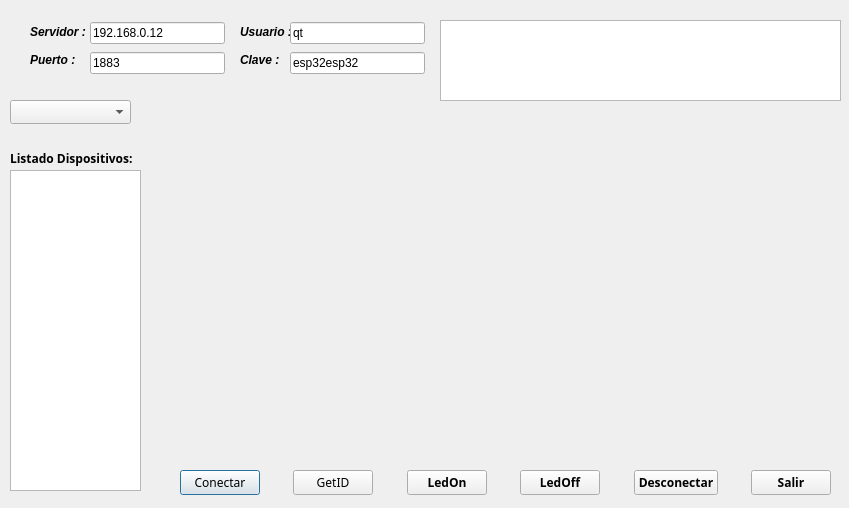
<?xml version="1.0" encoding="UTF-8"?>
<ui version="4.0">
 <class>Dialog</class>
 <widget class="QDialog" name="Dialog">
  <property name="windowModality">
   <enum>Qt::NonModal</enum>
  </property>
  <property name="enabled">
   <bool>true</bool>
  </property>
  <property name="geometry">
   <rect>
    <x>0</x>
    <y>0</y>
    <width>849</width>
    <height>508</height>
   </rect>
  </property>
  <property name="windowTitle">
   <string>Dialog</string>
  </property>
  <property name="sizeGripEnabled">
   <bool>false</bool>
  </property>
  <property name="modal">
   <bool>false</bool>
  </property>
  <widget class="QListWidget" name="list">
   <property name="geometry">
    <rect>
     <x>440</x>
     <y>20</y>
     <width>401</width>
     <height>81</height>
    </rect>
   </property>
  </widget>
  <widget class="QWidget" name="layoutWidget">
   <property name="geometry">
    <rect>
     <x>240</x>
     <y>20</y>
     <width>59</width>
     <height>51</height>
    </rect>
   </property>
   <layout class="QVBoxLayout" name="verticalLayout">
    <item>
     <widget class="QLabel" name="label_3">
      <property name="font">
       <font>
        <weight>75</weight>
        <italic>true</italic>
        <bold>true</bold>
        <kerning>false</kerning>
       </font>
      </property>
      <property name="text">
       <string>Usuario :</string>
      </property>
     </widget>
    </item>
    <item>
     <widget class="QLabel" name="label_4">
      <property name="font">
       <font>
        <weight>75</weight>
        <italic>true</italic>
        <bold>true</bold>
        <kerning>false</kerning>
       </font>
      </property>
      <property name="text">
       <string>Clave : </string>
      </property>
     </widget>
    </item>
   </layout>
  </widget>
  <widget class="QWidget" name="layoutWidget">
   <property name="geometry">
    <rect>
     <x>290</x>
     <y>20</y>
     <width>135</width>
     <height>57</height>
    </rect>
   </property>
   <layout class="QVBoxLayout" name="verticalLayout_2">
    <item>
     <widget class="QLineEdit" name="le_usuario">
      <property name="text">
       <string>qt</string>
      </property>
      <property name="readOnly">
       <bool>false</bool>
      </property>
     </widget>
    </item>
    <item>
     <widget class="QLineEdit" name="le_clave">
      <property name="text">
       <string>esp32esp32</string>
      </property>
      <property name="readOnly">
       <bool>false</bool>
      </property>
     </widget>
    </item>
   </layout>
  </widget>
  <widget class="QWidget" name="layoutWidget">
   <property name="geometry">
    <rect>
     <x>30</x>
     <y>20</y>
     <width>66</width>
     <height>51</height>
    </rect>
   </property>
   <layout class="QVBoxLayout" name="verticalLayout_3">
    <item>
     <widget class="QLabel" name="label">
      <property name="font">
       <font>
        <weight>75</weight>
        <italic>true</italic>
        <bold>true</bold>
        <kerning>false</kerning>
       </font>
      </property>
      <property name="text">
       <string>Servidor :</string>
      </property>
     </widget>
    </item>
    <item>
     <widget class="QLabel" name="label_2">
      <property name="font">
       <font>
        <weight>75</weight>
        <italic>true</italic>
        <bold>true</bold>
        <kerning>false</kerning>
       </font>
      </property>
      <property name="text">
       <string>Puerto :</string>
      </property>
     </widget>
    </item>
   </layout>
  </widget>
  <widget class="QWidget" name="layoutWidget">
   <property name="geometry">
    <rect>
     <x>90</x>
     <y>20</y>
     <width>135</width>
     <height>57</height>
    </rect>
   </property>
   <layout class="QVBoxLayout" name="verticalLayout_4">
    <item>
     <widget class="QLineEdit" name="le_servidor">
      <property name="autoFillBackground">
       <bool>false</bool>
      </property>
      <property name="text">
       <string>192.168.0.12</string>
      </property>
      <property name="dragEnabled">
       <bool>false</bool>
      </property>
      <property name="readOnly">
       <bool>false</bool>
      </property>
     </widget>
    </item>
    <item>
     <widget class="QLineEdit" name="le_puerto">
      <property name="text">
       <string>1883</string>
      </property>
      <property name="readOnly">
       <bool>false</bool>
      </property>
     </widget>
    </item>
   </layout>
  </widget>
  <widget class="QLabel" name="label_5">
   <property name="geometry">
    <rect>
     <x>10</x>
     <y>150</y>
     <width>151</width>
     <height>16</height>
    </rect>
   </property>
   <property name="font">
    <font>
     <family>Arial Black</family>
     <weight>75</weight>
     <italic>false</italic>
     <bold>true</bold>
     <kerning>false</kerning>
    </font>
   </property>
   <property name="text">
    <string>Listado Dispositivos:</string>
   </property>
  </widget>
  <widget class="QListWidget" name="ListDispo">
   <property name="geometry">
    <rect>
     <x>10</x>
     <y>170</y>
     <width>131</width>
     <height>321</height>
    </rect>
   </property>
  </widget>
  <widget class="QCustomPlot" name="grafico" native="true">
   <property name="geometry">
    <rect>
     <x>180</x>
     <y>120</y>
     <width>641</width>
     <height>341</height>
    </rect>
   </property>
   <property name="inputMethodHints">
    <set>Qt::ImhNone</set>
   </property>
  </widget>
  <widget class="QComboBox" name="boxdispositivos">
   <property name="geometry">
    <rect>
     <x>10</x>
     <y>100</y>
     <width>121</width>
     <height>24</height>
    </rect>
   </property>
  </widget>
  <widget class="QWidget" name="layoutWidget_2">
   <property name="geometry">
    <rect>
     <x>180</x>
     <y>470</y>
     <width>651</width>
     <height>25</height>
    </rect>
   </property>
   <layout class="QHBoxLayout" name="horizontalLayout">
    <item>
     <widget class="QPushButton" name="btn_connect">
      <property name="font">
       <font>
        <family>Arial Black</family>
        <weight>50</weight>
        <italic>false</italic>
        <bold>false</bold>
        <kerning>false</kerning>
       </font>
      </property>
      <property name="text">
       <string>Conectar</string>
      </property>
     </widget>
    </item>
    <item>
     <spacer name="horizontalSpacer">
      <property name="orientation">
       <enum>Qt::Horizontal</enum>
      </property>
      <property name="sizeHint" stdset="0">
       <size>
        <width>40</width>
        <height>20</height>
       </size>
      </property>
     </spacer>
    </item>
    <item>
     <widget class="QPushButton" name="btn_GETID">
      <property name="font">
       <font>
        <family>Arial Black</family>
        <weight>50</weight>
        <italic>false</italic>
        <bold>false</bold>
        <kerning>false</kerning>
       </font>
      </property>
      <property name="text">
       <string>GetID</string>
      </property>
     </widget>
    </item>
    <item>
     <spacer name="horizontalSpacer_2">
      <property name="orientation">
       <enum>Qt::Horizontal</enum>
      </property>
      <property name="sizeHint" stdset="0">
       <size>
        <width>40</width>
        <height>20</height>
       </size>
      </property>
     </spacer>
    </item>
    <item>
     <widget class="QPushButton" name="btn_led_on">
      <property name="font">
       <font>
        <family>Arial Black</family>
        <weight>75</weight>
        <italic>false</italic>
        <bold>true</bold>
        <kerning>false</kerning>
       </font>
      </property>
      <property name="text">
       <string>LedOn</string>
      </property>
     </widget>
    </item>
    <item>
     <spacer name="horizontalSpacer_5">
      <property name="orientation">
       <enum>Qt::Horizontal</enum>
      </property>
      <property name="sizeHint" stdset="0">
       <size>
        <width>40</width>
        <height>20</height>
       </size>
      </property>
     </spacer>
    </item>
    <item>
     <widget class="QPushButton" name="btn_led_Off">
      <property name="font">
       <font>
        <family>Arial Black</family>
        <weight>75</weight>
        <italic>false</italic>
        <bold>true</bold>
        <kerning>false</kerning>
       </font>
      </property>
      <property name="text">
       <string>LedOff</string>
      </property>
     </widget>
    </item>
    <item>
     <spacer name="horizontalSpacer_3">
      <property name="orientation">
       <enum>Qt::Horizontal</enum>
      </property>
      <property name="sizeHint" stdset="0">
       <size>
        <width>40</width>
        <height>20</height>
       </size>
      </property>
     </spacer>
    </item>
    <item>
     <widget class="QPushButton" name="btn_desconectar">
      <property name="font">
       <font>
        <family>Arial Black</family>
        <weight>75</weight>
        <italic>false</italic>
        <bold>true</bold>
        <kerning>false</kerning>
       </font>
      </property>
      <property name="text">
       <string>Desconectar</string>
      </property>
     </widget>
    </item>
    <item>
     <spacer name="horizontalSpacer_4">
      <property name="orientation">
       <enum>Qt::Horizontal</enum>
      </property>
      <property name="sizeHint" stdset="0">
       <size>
        <width>40</width>
        <height>20</height>
       </size>
      </property>
     </spacer>
    </item>
    <item>
     <widget class="QPushButton" name="pushButton">
      <property name="font">
       <font>
        <family>Arial Black</family>
        <weight>75</weight>
        <italic>false</italic>
        <bold>true</bold>
        <kerning>false</kerning>
       </font>
      </property>
      <property name="text">
       <string>Salir</string>
      </property>
     </widget>
    </item>
   </layout>
  </widget>
 </widget>
 <customwidgets>
  <customwidget>
   <class>QCustomPlot</class>
   <extends>QWidget</extends>
   <header location="global">qcustomplot.h</header>
   <container>1</container>
  </customwidget>
 </customwidgets>
 <resources/>
 <connections/>
</ui>
